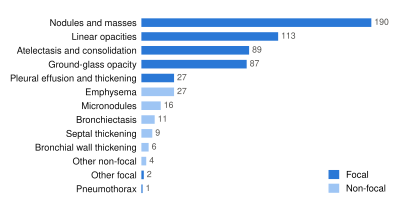

This figure's Python source:
"""Finding categories in the challenge test set (Figure 2). Run from the project root."""
import os, json
import matplotlib; matplotlib.use("Agg")
import matplotlib.pyplot as plt
from matplotlib.patches import Patch
ROOT = os.path.dirname(os.path.dirname(os.path.dirname(os.path.abspath(__file__))))
FOCAL, NONFOCAL, INK, INK2 = "#2a78d6", "#9ec5f4", "#0b0b0b", "#52514e"   # Figure 1 blues
plt.rcParams.update({"font.family": "sans-serif", "font.sans-serif": ["Helvetica", "Arial", "DejaVu Sans"], "font.size": 7,
                     "pdf.fonttype": 42, "svg.fonttype": "none"})
NAMES = {"1a": "Bronchial wall thickening", "1b": "Bronchiectasis", "1c": "Emphysema", "1d": "Septal thickening", "1e": "Micronodules",
         "1f": "Other non-focal", "2a": "Linear opacities", "2b": "Atelectasis and consolidation", "2c": "Ground-glass opacity",
         "2d": "Nodules and masses", "2e": "Pleural effusion and thickening", "2f": "Honeycombing", "2g": "Pneumothorax", "2h": "Other focal"}
results = json.load(open(os.path.join(ROOT, "final_results_MICCAI2026.json")))["results"]
cats = {k: v["n"] for k, v in results[0]["per_category_full_test_set"].items() if v["n"] > 0}   # categories absent from the test set are not shown
focal = lambda k: k.startswith("2")
order = sorted(cats, key=lambda k: cats[k])
fig, ax = plt.subplots(figsize=(3.4, 2.6))   # one column of the two-column layout
for y, k in enumerate(order):
    ax.barh(y, cats[k], height=0.62, color=FOCAL if focal(k) else NONFOCAL, edgecolor="none")
    ax.text(cats[k] + 2.5, y, str(cats[k]), va="center", fontsize=6.5, color=INK2)
ax.set_yticks(range(len(order))); ax.set_yticklabels([NAMES[k] for k in order], fontsize=7, color=INK)
ax.tick_params(axis="y", length=0); ax.set_xticks([])
for sp in ax.spines.values(): sp.set_visible(False)
ax.set_xlim(0, max(cats.values()) * 1.1)
ax.legend(handles=[Patch(color=FOCAL, label="Focal"), Patch(color=NONFOCAL, label="Non-focal")], loc="lower right",
          frameon=False, fontsize=7, handlelength=1.0, handleheight=0.9)
for ext in ("pdf", "svg"):
    fig.savefig(os.path.join(ROOT, "paper", "figures", f"fig_categories.{ext}"), bbox_inches="tight")
fig.savefig(os.path.join(ROOT, "paper", "figures", "fig_categories_preview.png"), dpi=220, bbox_inches="tight")
print("ok")
